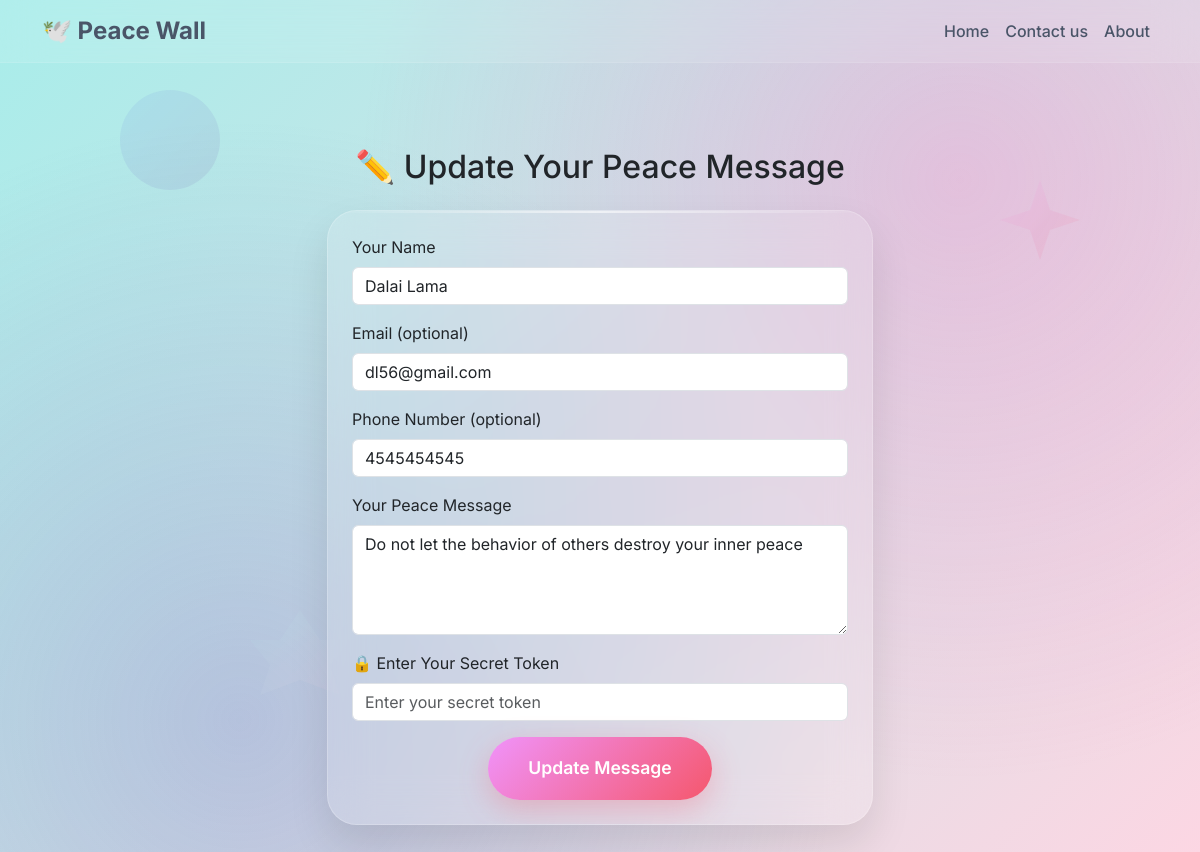
Screenshot of /update_message/6 with the database file from the repository.
### home/models.py (models this page shows, shortened)
class PeaceWorld(models.Model):
    name = models.CharField(max_length=100)
    email = models.CharField(max_length=50)
    phone_num = models.CharField(max_length=15)
    message = models.TextField()
    is_updated = models.BooleanField(default=False)
    secret_token = models.UUIDField(default=uuid.uuid4, editable=False, unique=True)  # 👈 Anonymous ownership

### home/views.py (the view, shortened to what this page needs)
# urls.py: path("update_message/<int:id>", views.update, name="update_message"),
def update(request, id):
    message = PeaceWorld.objects.get(id=id)
    return render(request, "home/update_message.html", {"message": message})

### home/templates/home/update_message.html (shortened to what this page needs)
{% extends "home/base.html" %}
{% block body %}
<main class="container py-5" style="margin-top: 100px;">
    <h2 class="text-center mb-4">✏️ Update Your Peace Message</h2>
    <div class="row justify-content-center">
        <div class="col-lg-6">
            <div class="glass-card p-4">
                <form method="POST">
                    <div class="mb-3">
                        <label class="form-label">Your Name</label>
                        <input type="text" class="form-control" name="name" value="{{ message.name }}" required>
                    </div>
                    <div class="mb-3">
                        <label class="form-label">Email (optional)</label>
                        <input type="email" class="form-control" name="email" value="{{ message.email }}">
                    </div>
                    <div class="mb-3">
                        <label class="form-label">Phone Number (optional)</label>
                        <input type="text" class="form-control" name="phone_num" value="{{ message.phone_num }}">
                    </div>
                    <div class="mb-3">
                        <label class="form-label">Your Peace Message</label>
                        <textarea class="form-control" name="message" rows="4" required>{{ message.message }}</textarea>
                    </div>
                    <div class="mb-3">
                        <label class="form-label">🔒 Enter Your Secret Token</label>
                        <input type="text" class="form-control" name="token" placeholder="Enter your secret token" required>
                    </div>
                    <div class="text-center">
                        <button type="submit" class="btn-primary-glass">Update Message</button>
                    </div>
                </form>
            </div>
        </div>
    </div>
</main>
{% endblock %}

### home/templates/home/base.html (style rules this page uses)
:root { --primary-gradient: linear-gradient(135deg, #667eea 0%, #764ba2 100%); --secondary-gradient: linear-gradient(135deg, #f093fb 0%, #f5576c 100%); --healing-gradient: linear-gradient(135deg, #a8edea 0%, #fed6e3 100%); --soft-gradient: linear-gradient(135deg, #ffecd2 0%, #fcb69f 100%); --calm-gradient: linear-gradient(135deg, #e3f2fd 0%, #f3e5f5 100%); --glass-bg: rgba(255, 255, 255, 0.15); --glass-border: rgba(255, 255, 255, 0.2); --shadow-soft: 0 20px 40px rgba(0, 0, 0, 0.1); --shadow-hover: 0 30px 60px rgba(0, 0, 0, 0.15); }
* { margin: 0; padding: 0; box-sizing: border-box; }
body { font-family: 'Inter', -apple-system, BlinkMacSystemFont, sans-serif; background: var(--healing-gradient); min-height: 100vh; overflow-x: hidden; position: relative; }
body::before { content: ''; position: fixed; top: 0; left: 0; width: 100%; height: 100%; background: radial-gradient(circle at 20% 80%, rgba(120, 119, 198, 0.3) 0%, transparent 50%), radial-gradient(circle at 80% 20%, rgba(255, 119, 198, 0.3) 0%, transparent 50%); pointer-events: none; z-index: -1; }
.glass-card { background: var(--glass-bg); backdrop-filter: blur(20px); border: 1px solid var(--glass-border); border-radius: 30px; box-shadow: var(--shadow-soft); position: relative; overflow: hidden; transition: all 0.3s ease; }
.glass-card::before { content: ''; position: absolute; top: 0; left: 0; right: 0; height: 2px; background: linear-gradient(90deg, transparent, rgba(255, 255, 255, 0.6), transparent); }
.btn-primary-glass { background: var(--secondary-gradient); border: none; padding: 18px 40px; border-radius: 50px; font-weight: 600; font-size: 1.1rem; color: white; text-decoration: none; transition: all 0.3s ease; box-shadow: 0 10px 30px rgba(245, 87, 108, 0.3); position: relative; overflow: hidden; }
.btn-primary-glass::before { content: ''; position: absolute; top: 0; left: -100%; width: 100%; height: 100%; background: linear-gradient(90deg, transparent, rgba(255, 255, 255, 0.2), transparent); transition: all 0.5s ease; }

### rows the page displays
PeaceWorld: name "Dalai Lama", email "dl56@gmail.com", phone_num "4545454545", message "Do not let the behavior of others destroy your inner peace"
